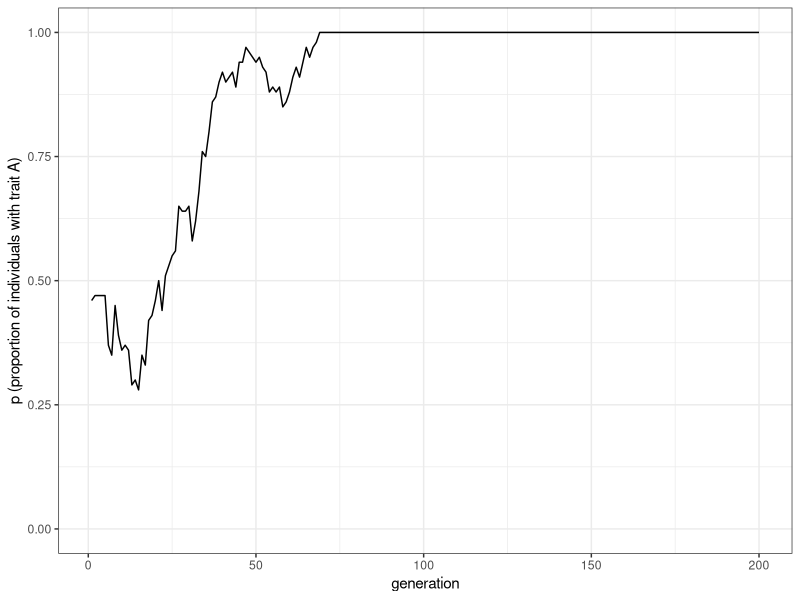
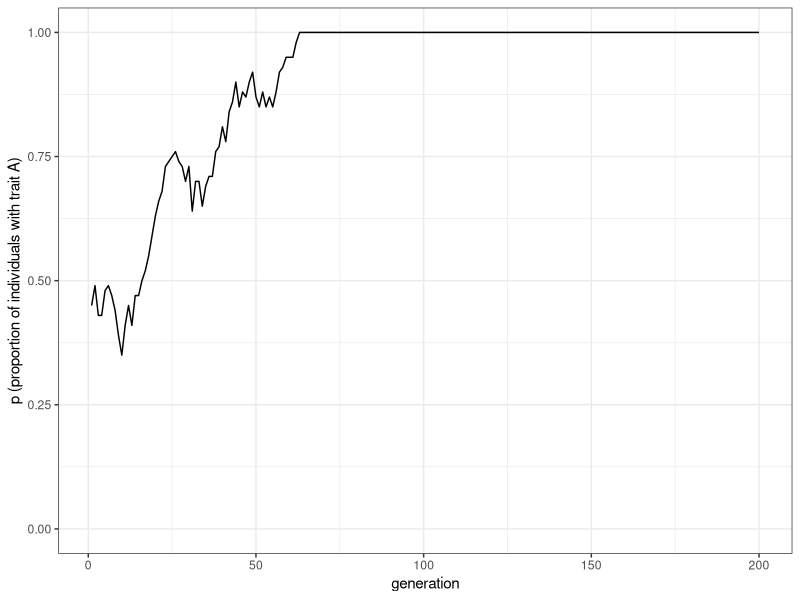
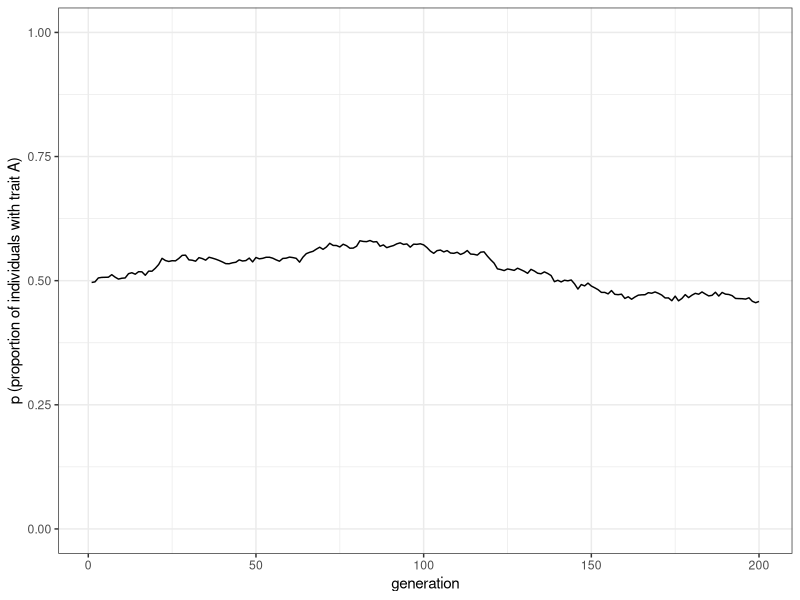
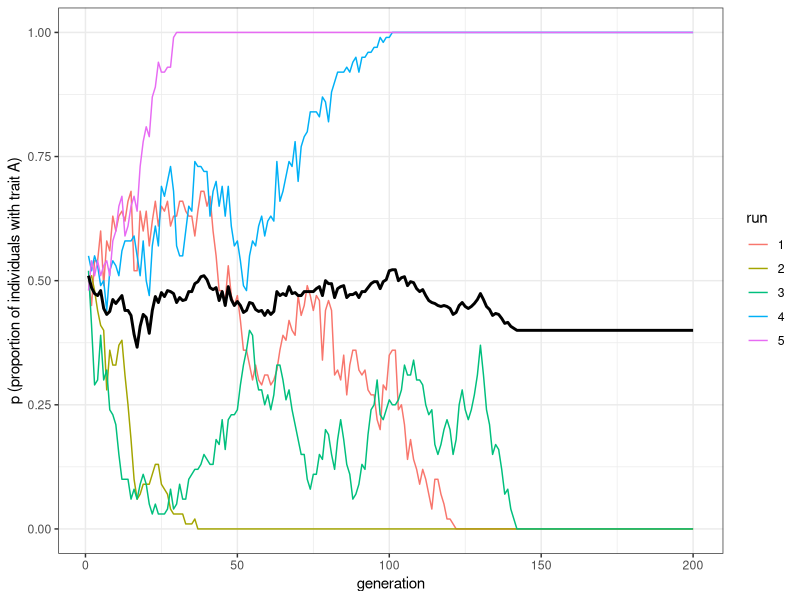
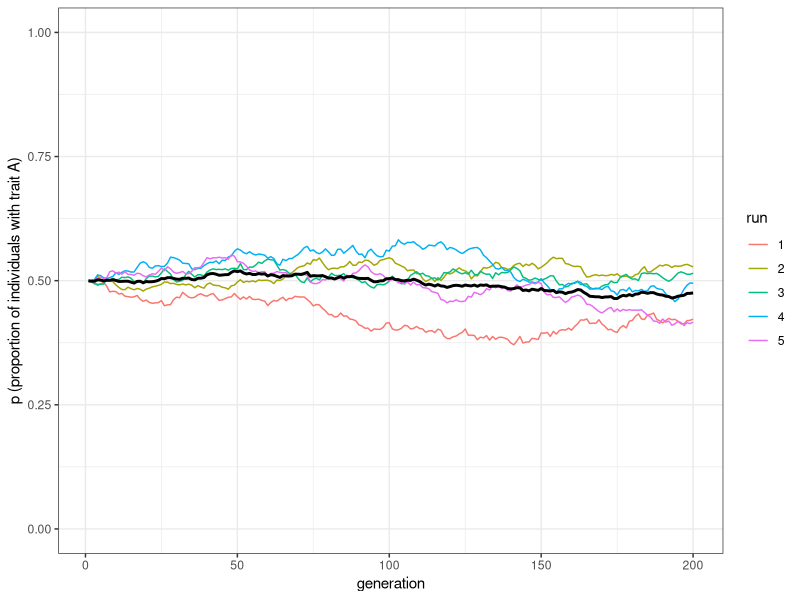
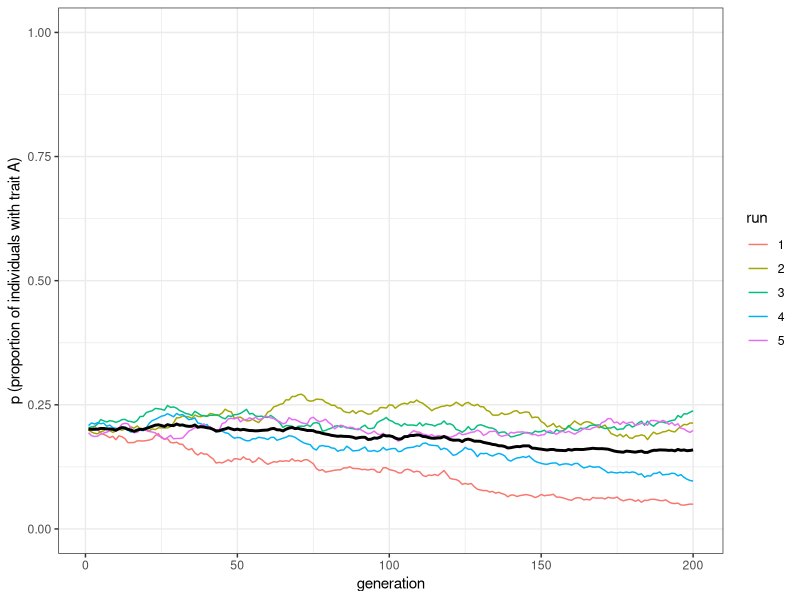

Write the R code that produced these figures, in order.
## ---- chunk 1
N <- 100
t_max <- 200
## ---- chunk 2
library(tidyverse)
population <- tibble(trait = sample(c("A", "B"), N, replace = TRUE))
## ---- chunk 3
population
## ---- chunk 4
population$trait[4]
## ---- chunk 5
output <- tibble(generation = 1:t_max, p = rep(NA, t_max))
## ---- chunk 6
output$p[1] <- sum(population$trait == "A") / N
output
## ---- chunk 7
for (t in 2:t_max) {
  # Copy the population tibble to previous_population tibble
  previous_population <- population 
  
  # Randomly copy from previous generation's individuals
  population <- tibble(trait = sample(previous_population$trait, N, replace = TRUE)) 
  
  # Get p and put it into the output slot for this generation t
  output$p[t] <- sum(population$trait == "A") / N 
}
## ---- chunk 8
ggplot(data = output, aes(y = p, x = generation)) +
  geom_line() +
  ylim(c(0, 1)) +
  theme_bw() +
  labs(y = "p (proportion of individuals with trait A)")
## ---- chunk 9
unbiased_transmission_1 <- function(N, t_max) {
  population <- tibble(trait = sample(c("A", "B"), N, replace = TRUE))

  output <- tibble(generation = 1:t_max, p = rep(NA, t_max))

  output$p[1] <- sum(population$trait == "A") / N

  for (t in 2:t_max) {
    # Copy individuals to previous_population tibble
    previous_population <- population 
    
    # Randomly copy from previous generation
    population <- tibble(trait = sample(previous_population$trait, N, replace = TRUE))
    
    # Get p and put it into output slot for this generation t
    output$p[t] <- sum(population$trait == "A") / N 
  }
  # Export data from function
  output
}
## ---- chunk 10
data_model <- unbiased_transmission_1(N = 100, t_max = 200)
## ---- chunk 11
plot_single_run <- function(data_model) {
  ggplot(data = data_model, aes(y = p, x = generation)) +
    geom_line() +
    ylim(c(0, 1)) +
    theme_bw() +
    labs(y = "p (proportion of individuals with trait A)")
}
## ---- chunk 12
plot_single_run(data_model)
## ---- chunk 13
data_model <- unbiased_transmission_1(N = 10000, t_max = 200)
plot_single_run(data_model)
## ---- chunk 14
unbiased_transmission_2 <- function(N, t_max, r_max) {
  output <- tibble(generation = rep(1:t_max, r_max), 
                   p = as.numeric(rep(NA, t_max * r_max)), 
                   run = as.factor(rep(1:r_max, each = t_max))) 
  # For each run
  for (r in 1:r_max) { 
    # Create first generation
    population <- tibble(trait = sample(c("A", "B"), N, replace = TRUE))
    
    # Add first generation's p for run r
    output[output$generation == 1 & output$run == r, ]$p <-
      sum(population$trait == "A") / N 
    
    # For each generation
    for (t in 2:t_max) {
      # Copy individuals to previous_population tibble
      previous_population <- population 
      
      # Randomly copy from previous generation
      population <- tibble(trait = sample(previous_population$trait, N, replace = TRUE))
      
      # Get p and put it into output slot for this generation t and run r
      output[output$generation == t & output$run == r, ]$p <- 
        sum(population$trait == "A") / N 
    }
  }
  # Export data from function
  output 
}
## ---- chunk 15
plot_multiple_runs <- function(data_model) {
  ggplot(data = data_model, aes(y = p, x = generation)) +
    geom_line(aes(colour = run)) +
    stat_summary(fun = mean, geom = "line", size = 1) +
    ylim(c(0, 1)) +
    theme_bw() +
    labs(y = "p (proportion of individuals with trait A)")
}
## ---- chunk 16
data_model <- unbiased_transmission_2(N = 100, t_max = 200, r_max = 5)
plot_multiple_runs(data_model)
## ---- chunk 17
data_model
## ---- chunk 18
data_model <- unbiased_transmission_2(N = 10000, t_max = 200, r_max = 5)
plot_multiple_runs(data_model)
## ---- chunk 19
unbiased_transmission_3 <- function(N, p_0, t_max, r_max) {
  output <- tibble(generation = rep(1:t_max, r_max), 
                   p = as.numeric(rep(NA, t_max * r_max)), 
                   run = as.factor(rep(1:r_max, each = t_max)))
  # For each run
  for (r in 1:r_max) {
    # Create first generation
    population <- tibble(trait = sample(c("A", "B"), N, replace = TRUE, 
                                        prob = c(p_0, 1 - p_0)))
    
    # Add first generation's p for run r
    output[output$generation == 1 & output$run == r, ]$p <- 
      sum(population$trait == "A") / N 

    for (t in 2:t_max) {
      # Copy individuals to previous_population tibble
      previous_population <- population 
      
      # Randomly copy from previous generation
      population <- tibble(trait = sample(previous_population$trait, N, replace = TRUE))
      
      # Get p and put it into output slot for this generation t and run r
      output[output$generation == t & output$run == r, ]$p <- 
        sum(population$trait == "A") / N  
    }
  }
  # Export data from function
  output 
}
## ---- chunk 20
data_model <- unbiased_transmission_3(N = 10000, p_0 = 0.2, t_max = 200, r_max = 5)
plot_multiple_runs(data_model)
